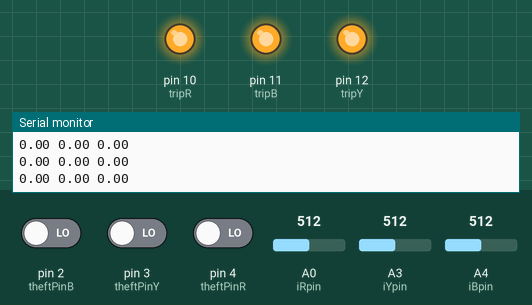
Bench run of a sketch on a simulated Arduino Uno, built with avr-gcc and run on an emulated ATmega328P. On the bench: output pins drawn as LEDs (lit = HIGH), the last lines printed to the serial monitor. The test bench sets the inputs (shaded band); at power-on: A0 (iRpin) = 512, pin 2 (theftPinB) LOW, pin 3 (theftPinY) LOW, pin 4 (theftPinR) LOW, A3 (iYpin) = 512, A4 (iBpin) = 512.

Above: at 6.2 s.
6.3 s: A0 (iRpin) set to 560
7.8 s: A0 (iRpin) set to 578
At 9.0 s:
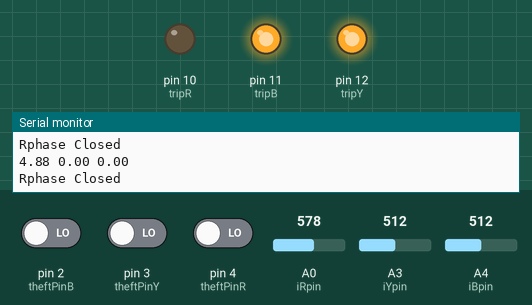
9.5 s: pin 2 (theftPinB) driven HIGH
At 10.2 s:
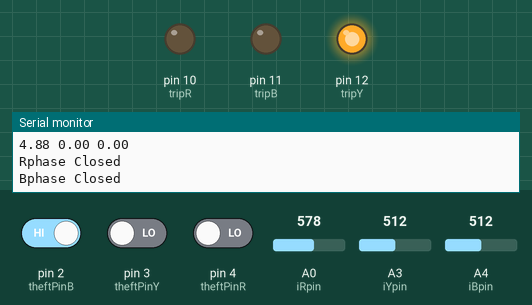
11.1 s: pin 3 (theftPinY) driven HIGH
At 11.9 s:
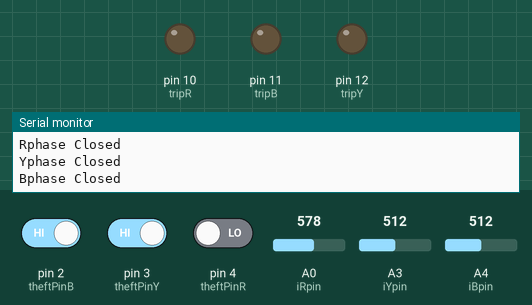
12.8 s: pin 2 (theftPinB) driven LOW and pin 3 (theftPinY) driven LOW
15.8 s: pin 3 (theftPinY) driven HIGH
At 18.9 s:
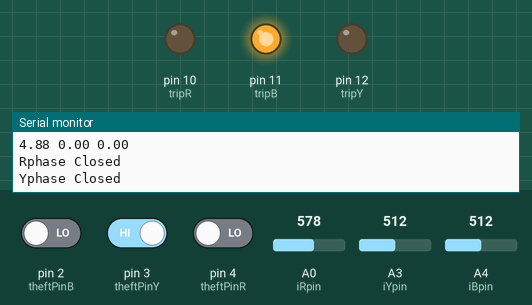
Timing chart, 0 to 19.8 s (numbered marks = the images above; inputs shaded):
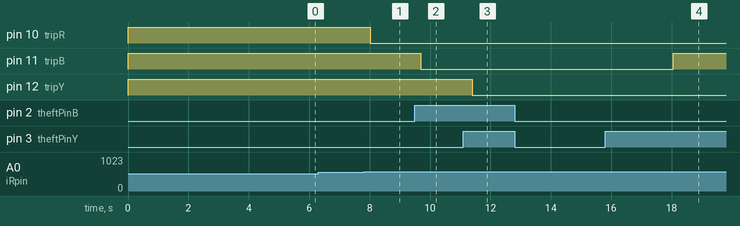

The sketch:

Project_Relaying_Arduino_Final.ino
```cpp
#include <SoftwareSerial.h>
#include <ArduinoJson.h>
SoftwareSerial s(5,6);
// defining current and voltages pins.
#define iRpin A0
#define iYpin A3
#define iBpin A4
//Tripping Signals
#define tripR 10
#define tripY 12
#define tripB 11
#define theftPinR 4
#define theftPinY 3
#define theftPinB 2

//defining global variables
#define maxCurr 4
long count=0;

//for taking rms values
float maxCurrentR;
float maxCurrentY;
float maxCurrentB;
//current values
float iR;
float iY;
float iB;
//for timing of code
uint32_t power_send_time ;

//strcutures
struct faultPhaseDetail{
  uint32_t faultTime;
  boolean permanentFaultFlag;
  boolean theftFlag;
  int faultCheckCounter;
  };
  typedef struct faultPhaseDetail FaultStruct;
  FaultStruct rPhase;
  FaultStruct yPhase;
  FaultStruct bPhase;


void setup(){
  Serial.begin(9600);
   s.begin(115200);
  //Seting up current and voltages pins as inputs
  pinMode(iRpin, INPUT);
  pinMode(iYpin, INPUT);
  pinMode(iBpin, INPUT);
  pinMode(theftPinR,INPUT);
  pinMode(theftPinY,INPUT);
  pinMode(theftPinB,INPUT);

  //setting up trip signals as output
  pinMode(tripR,OUTPUT);
  pinMode(tripY,OUTPUT);
  pinMode(tripB,OUTPUT);
  digitalWrite(tripR,HIGH);
  digitalWrite(tripY,HIGH);
  digitalWrite(tripB,HIGH);
  //resetting flags
  rPhase.theftFlag=false;
  yPhase.theftFlag=false;
  bPhase.theftFlag=false;
  rPhase.permanentFaultFlag=false;
  yPhase.permanentFaultFlag=false;
  bPhase.permanentFaultFlag=false;
   rPhase.faultCheckCounter=0;
   bPhase.faultCheckCounter=0;
   yPhase.faultCheckCounter=0;

  delay(5000);
}

void loop(){
  long c1=0;
  long c2=0;
  long c3=0;

    if(digitalRead(theftPinR)==HIGH) rPhase.theftFlag= true;
     else   rPhase.theftFlag= false;
    if(digitalRead(theftPinY)==HIGH) yPhase.theftFlag= true;
    if(digitalRead(theftPinY)==LOW) yPhase.theftFlag= false;
    if(digitalRead(theftPinB)==HIGH) bPhase.theftFlag= true;
     else   bPhase.theftFlag= false;
//
   uint32_t start_time = millis();

      while((millis()-start_time) < 50){
      double rawValue = analogRead(iRpin);
      double rawVoltage = (rawValue / 1024.0)*5000;
      double currValue = ((abs(2500-rawVoltage))/66);
      maxCurrentR+=(currValue*currValue);
      c1++;
      }
      iR= sqrt(maxCurrentR/c1);


//   if(!yPhase.theftFlag || !yPhase.permanentFaultFlag){
       start_time = millis();
       while((millis()-start_time) < 50){
        double rawValue = analogRead(iYpin);
        double rawVoltage = (rawValue / 1024.0)*5000;
        double currValue = ((abs(2500-rawVoltage))/66);
        maxCurrentY+=(currValue*currValue);
        c2++;
       }
       iY= sqrt(maxCurrentY/c2);
//    }

//    if(!bPhase.theftFlag || !bPhase.permanentFaultFlag){
        start_time = millis();
        while((millis()-start_time) < 50){
          double rawValue = analogRead(iBpin);
          double rawVoltage = (rawValue / 1024.0)*5000;
          double currValue = ((abs(2500-rawVoltage))/66);
          maxCurrentB+=(currValue*currValue);
          c3++;
        }
        iB= sqrt(maxCurrentB/c3);
//      }
    Serial.print((iR));
    Serial.print(" ");
    Serial.print(iY);
    Serial.print(" ");
    Serial.print(iB);
    Serial.println(" ");

   //checking and fault signals
   char faultPhase=checkCurr(iR,iY,iB);
   tripSignal(faultPhase);
   recursiveFault();

  //resetting max current values
   maxCurrentR=0;
   maxCurrentB=0;
   maxCurrentY=0;

   //power calcultations
    float powerR= iR*12;
    float powerY= iY*12;
    float powerB= iB*12;
    s.flush();
   if(millis()-power_send_time>10000){

        s.print(powerR); s.print(" R ");
        s.print(powerY); s.print(" Y ");
        s.print(powerB); s.print(" B ");
        s.print("\n");
        power_send_time=millis();
        delay(500);
      }


}
//checking for overCurrent
char checkCurr(float r,float y,float b){
  if(r>maxCurr || y>maxCurr || b>maxCurr){
    if(r>maxCurr){
        return 'r';
    }
    if(y>maxCurr){
        return 'y';
    }
    if(b>maxCurr){
        return 'b';
    }
  }else{
    return 'a';
  }
}
// tripping Signal
void tripSignal(char c){
    if(c=='r' || rPhase.theftFlag || rPhase.permanentFaultFlag){
      digitalWrite(tripR,LOW);
      rPhase.faultTime=millis();
      rPhase.faultCheckCounter=1;
      Serial.println("Rphase Closed");
    }
    if(c=='y' || yPhase.theftFlag || yPhase.permanentFaultFlag){
      digitalWrite(tripY,LOW);
      yPhase.faultTime=millis();
      yPhase.faultCheckCounter=1;
      Serial.println("Yphase Closed");
    }
    if(c=='b' || bPhase.theftFlag || bPhase.permanentFaultFlag){
      digitalWrite(tripB,LOW);
      bPhase.faultTime=millis();
      bPhase.faultCheckCounter=1;
      Serial.println("Bphase Closed");
    }
    return;
}

//recursivefault function
void recursiveFault(){
  //for r phase
  if(rPhase.faultTime>0 && !rPhase.permanentFaultFlag){
    if(millis()-rPhase.faultTime>=5000){
      rPhase.faultCheckCounter++;
      digitalWrite(tripR,HIGH);
      delay(200);
      rPhase.faultTime=0;
      }
    if(rPhase.faultCheckCounter>4){
      rPhase.permanentFaultFlag=true;
      }
    }
    //for yphase
    if(yPhase.faultTime>0 && !yPhase.permanentFaultFlag){
    if(millis()-yPhase.faultTime>=5000){
      yPhase.faultCheckCounter++;
      digitalWrite(tripY,HIGH);
      yPhase.faultTime=0;
      }
    if(yPhase.faultCheckCounter>3){
      yPhase.permanentFaultFlag=true;
      }
    }
    //for bphase
    if(bPhase.faultTime>0 && !bPhase.permanentFaultFlag){
    if(millis()-bPhase.faultTime>=5000){
      bPhase.faultCheckCounter++;
      digitalWrite(tripB,HIGH);
      bPhase.faultTime=0;
      }
    if(bPhase.faultCheckCounter>3){
      bPhase.permanentFaultFlag=true;
      }
    }
  }
```

Measured:
- the behaviour switches between 566 and 567 on A0 (iRpin) (found by bisection; images 0 and 1)
- after the input at 7.8 s, pin 10 (tripR): HIGH → LOW after 0.22 s
- after the input at 9.5 s, pin 11 (tripB): HIGH → LOW after 0.19 s
- after the input at 11.1 s, pin 12 (tripY): HIGH → LOW after 0.30 s
- after the input at 15.8 s, pin 12 (tripY): stays LOW (without the input it goes to HIGH after 2.3 s)
